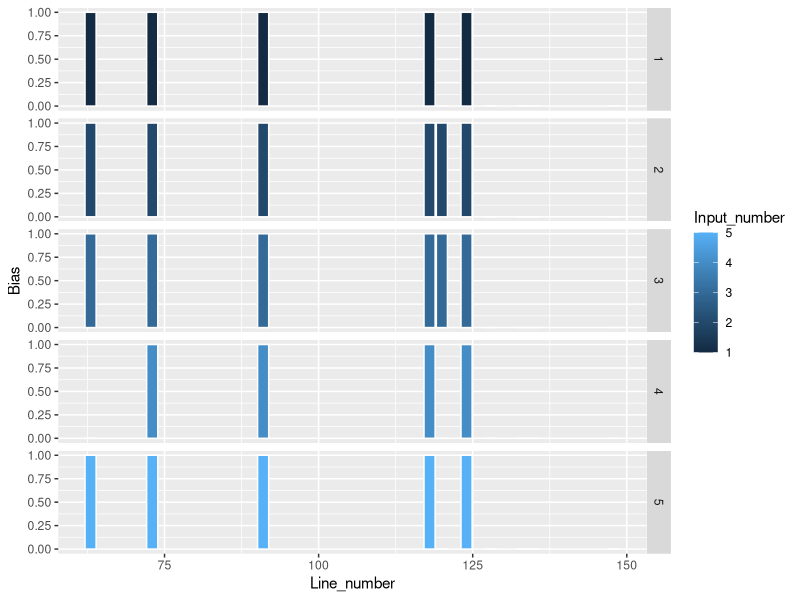
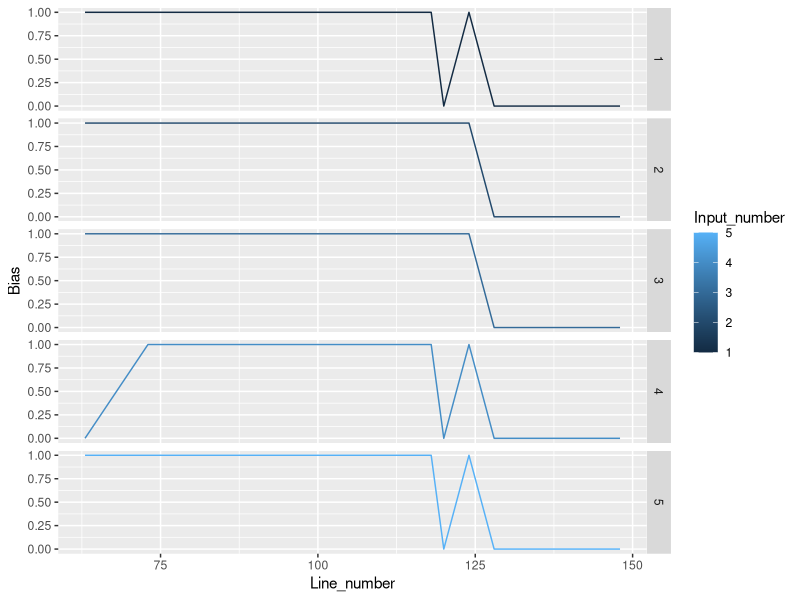

The R script that drew these images, in order:
library(ggplot2)
t=read.csv("result.csv")

plot1_bar<-ggplot(t)+geom_col(aes(x=Line_number,y=Bias,fill=Input_number),color="white")+ facet_grid(Input_number ~ .)
ggsave("plot1_bar.png")

plot1_line<-ggplot(t)+geom_line(aes(x=Line_number,y=Bias,color = Input_number))+ facet_grid(Input_number ~ .)
ggsave("plot1_line.png")